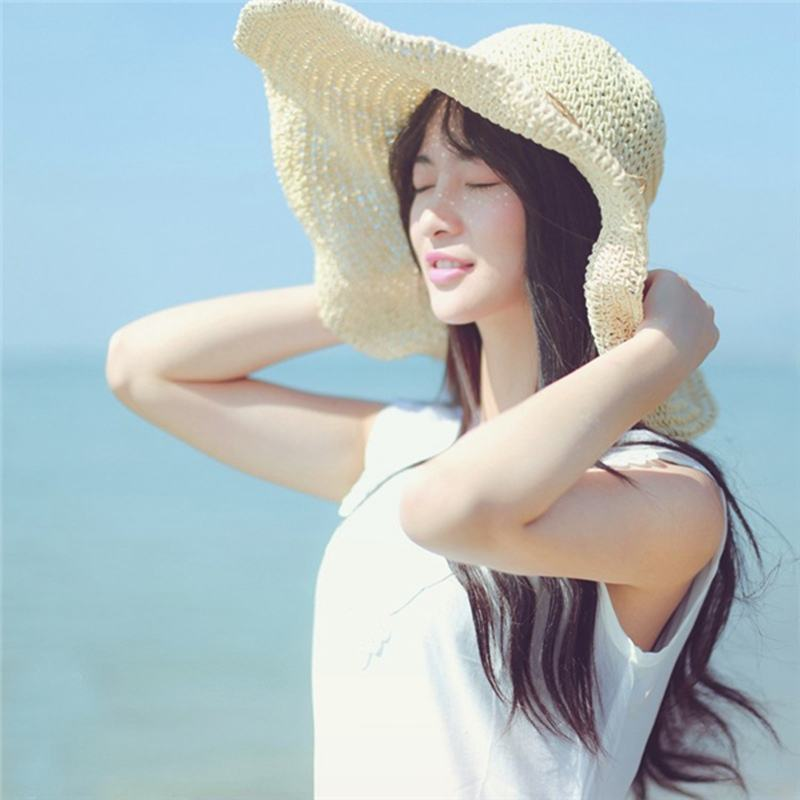
#> input picture learn.jpg, 800 x 800 px
$ python '直方图均衡.py'   (older library calls are emulated)
#> lines starting #> are read from the running program, lines starting #| are printed output that depends on the picture
### imtool.py
from PIL import Image
from pylab import *


#直方图均衡
def histeq(im,nbr_bins=256):
    """
    此函数用于图像直方图均衡，输入参数
    im:数组形式的灰度图像
    nbr_bins:直方图中使用小区间的个数
    :param im:
    :param nbr_bins:
    :return:
    """
    imhist,bins = histogram(im.flatten(),nbr_bins,normed=True)
    cdf = imhist.cumsum()
    cdf = 255 *cdf / cdf[-1] #归一化
    im2 = interp(im.flatten(),bins[:-1],cdf) #线性插值
    return im2.reshape(im.shape),cdf

#图像平均
# [56 lines left out: functions compute_average, pca, not called in this run]

### 直方图均衡.py
from imtool import *
from pylab import mpl
import os
import matplotlib.pyplot as plt


mpl.rcParams['font.sans-serif'] = ['SimHei']#设置字体

im = array(Image.open("learn.jpg").convert("L"))
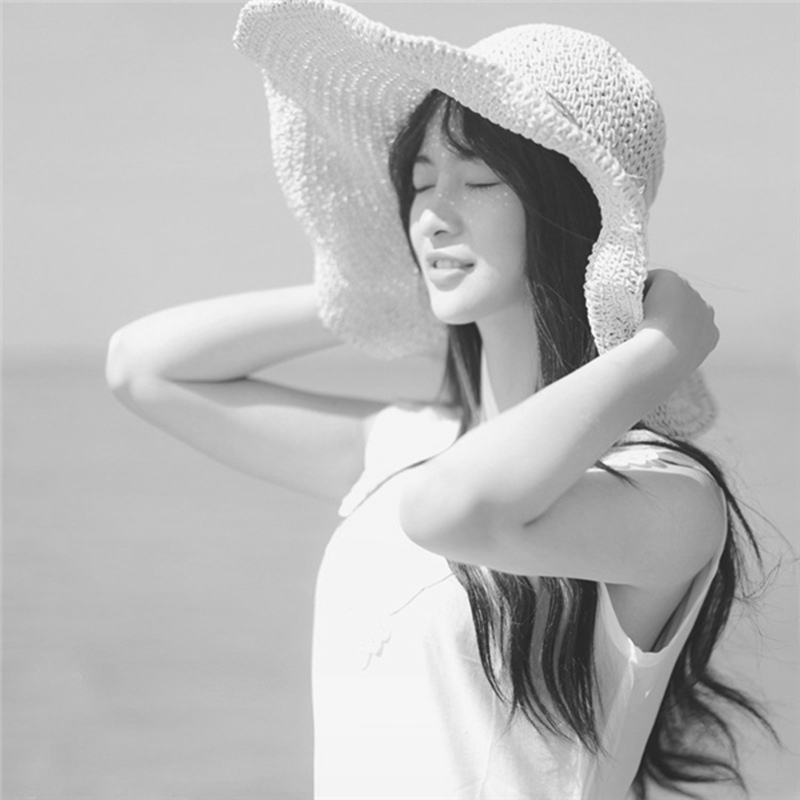
#> im: shape (800, 800); min 28, max 255, mean 185.7

#进行直方图均衡h化
im2,cdf = histeq(im)
#> in histeq, `imhist,bins = histogram(im.flatten(),nbr_bins,normed=True)`: imhist = 256 values, max 0.049 at index 198, min 0 at index 1, mean 0.00441; bins = 257 values from 28 to 255
#> in histeq, `cdf = imhist.cumsum()`: cdf = 256 values from 1.76e-06 to 1.13
#> in histeq, `cdf = 255 *cdf / cdf[-1]`: cdf = 256 values from 0.000398 to 255
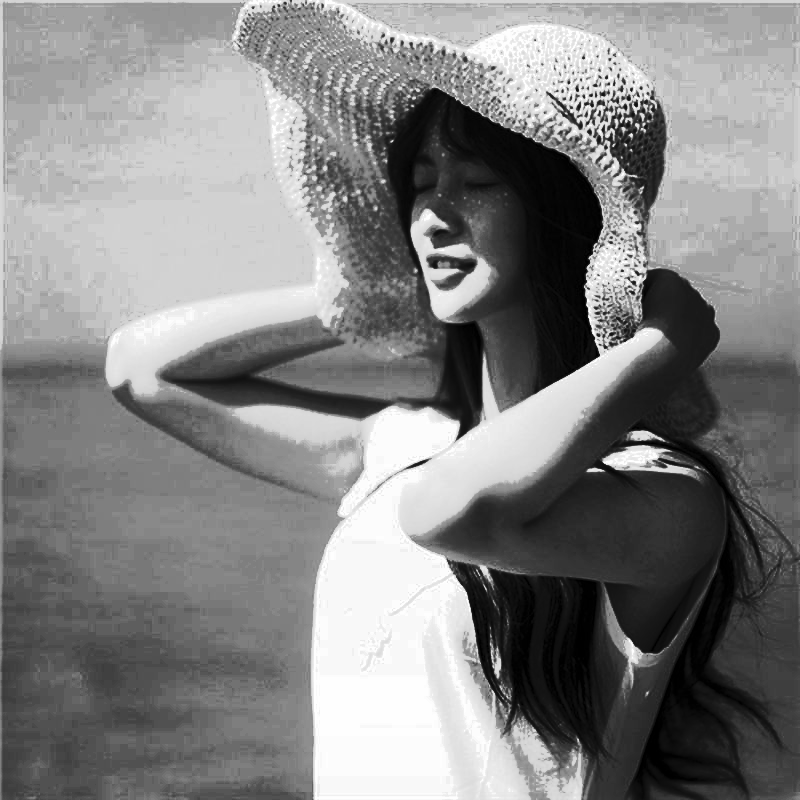
#> im2: shape (800, 800) float64; min 0.000398, max 255, mean 131.4
#> cdf = 256 values from 0.000398 to 255
print("")

figure(1)
im = Image.fromarray(im)
im.save("原始图像.jpg")
title("原始图像")

figure(2)
hist1 = hist(array(im).flatten(),256)
plt.savefig("./原始图像直方图.jpg")
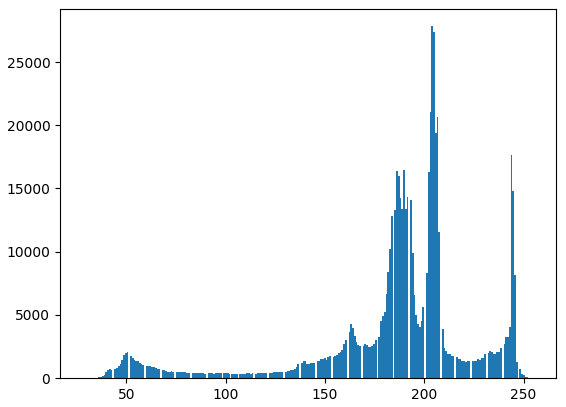
#> figure drawn by matplotlib, 1 panel; tallest bar 27831 high, from x = 203.6 to 204.5
plt.close()
title("原始图像直方图")


figure(3)
im2 = np.trunc(im2)
im2 = Image.fromarray(im2).convert("L") #此处必须将PIL对象进行灰度转换
#> im2: PIL image 800x800 L

#原因：im2本身是一个800x800的矩阵，因此只能表示灰度图像，但真正的灰度图像
#实际上也是以三通道方式存储，只是三通道的值是相同的，此处进行convert("L")
#相当于告诉PIL我们要将im2存储成灰度图像，只需在硬盘中开辟8bit空间即可
#https://stackoverflow.com/questions/16720682/pil-cannot-write-mode-f-to-jpeg


im2.save("直方图均衡后的图像.jpg")
title("直方图均衡后的图像")


figure(4)
hist2 = hist(array(im2).flatten(),256)
title("均衡后的直方图")
plt.savefig("均衡后的直方图.jpg")
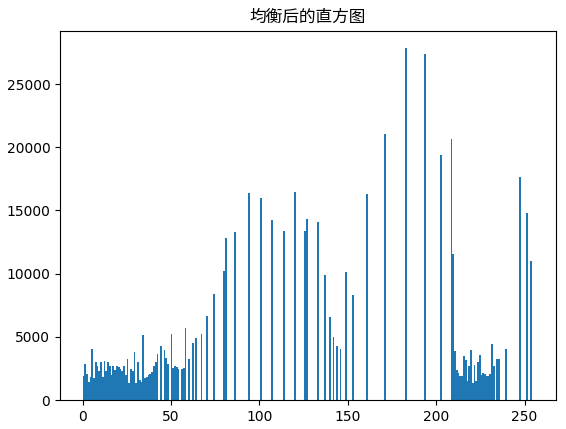
#> figure drawn by matplotlib, 1 panel; tallest bar 27831 high, from x = 182.3 to 183.3
plt.close()

$ run again, with crop.jpg copied over learn.jpg
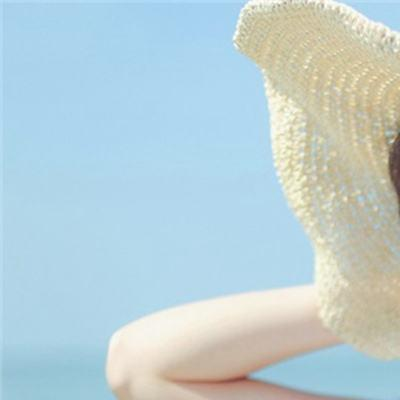
#> input picture crop.jpg, 400 x 400 px
#> imhist = 256 values, max 0.154 at index 192, min 0 at index 3, mean 0.00529; bins = 257 values from 65 to 254
#> in histeq, `cdf = imhist.cumsum()`: cdf = 256 values from 8.47e-06 to 1.35
#> in histeq, `cdf = 255 *cdf / cdf[-1]`: cdf = 256 values from 0.00159 to 255
#> `im2,cdf = histeq(im)`:
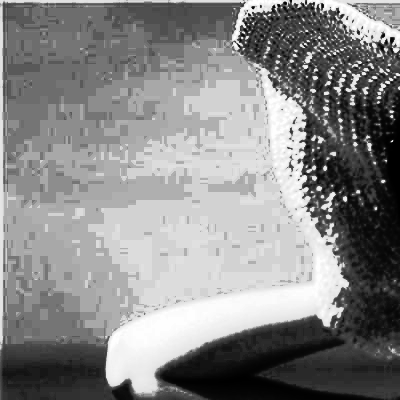
#> im2: shape (400, 400) float64; min 0.00159, max 255, mean 136.3
#> `plt.savefig("均衡后的直方图.jpg")`:
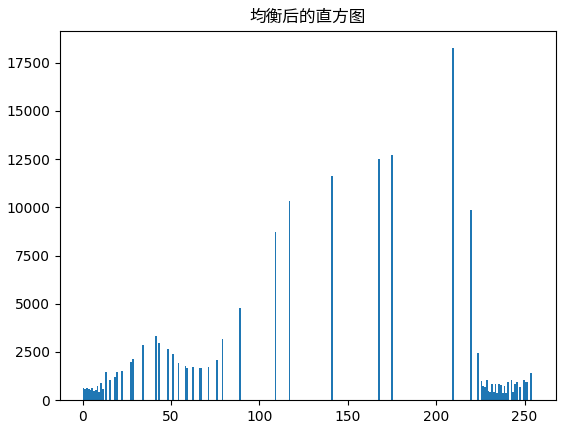
#> figure drawn by matplotlib, 1 panel; tallest bar 18248 high, from x = 209.2 to 210.2
